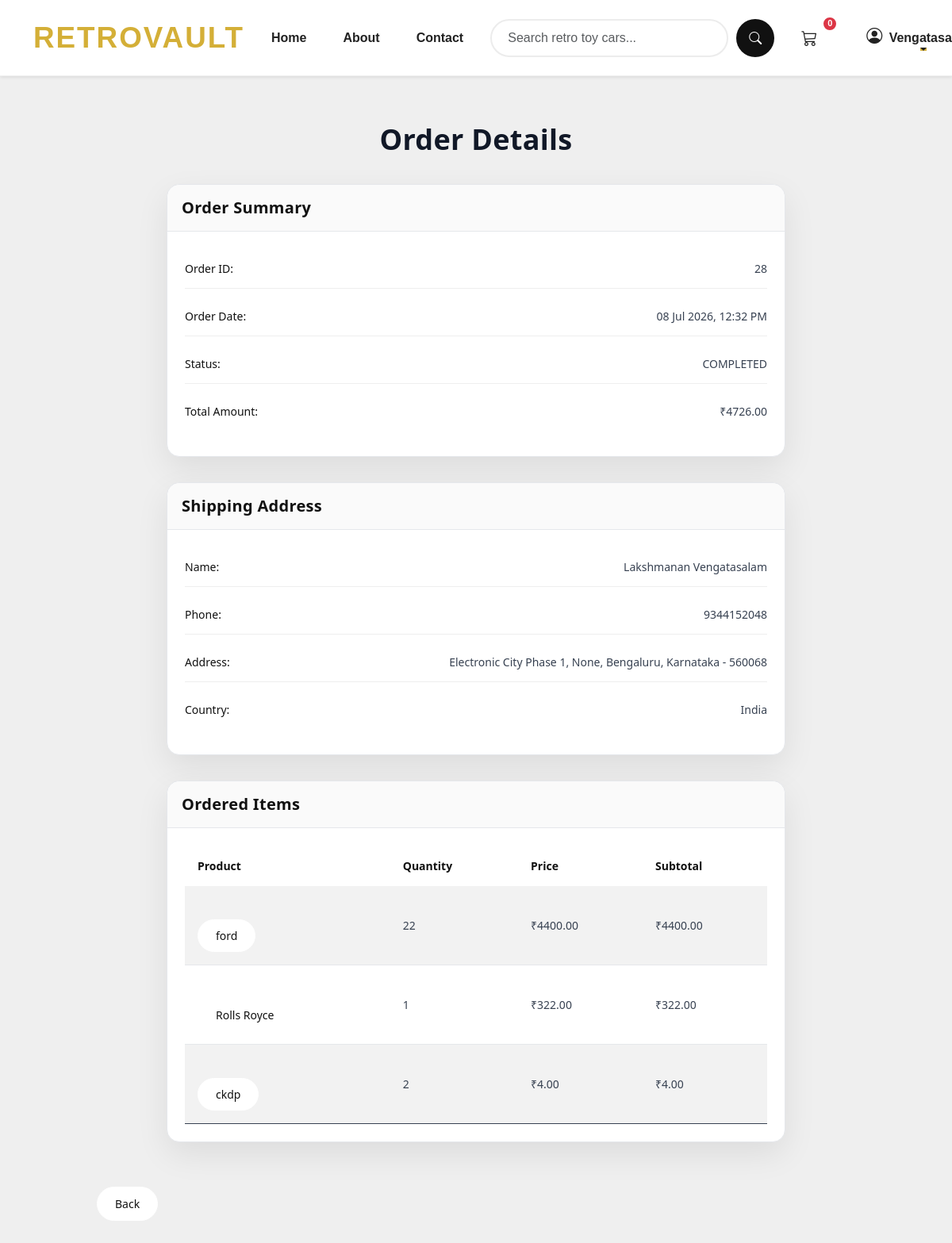
Page /28/ (signed in) on the committed database.
### orders/models.py (models this page shows, shortened)
class Order(models.Model):
    user = models.ForeignKey(User, on_delete=models.CASCADE)
    order_date = models.DateTimeField(auto_now_add=True)
    total_amount = models.DecimalField(max_digits=10, decimal_places=2)
    status = models.CharField(max_length=20, choices=[('PENDING','Pending'),('COMPLETED','Completed')])
    razorpay_order_id = models.CharField(max_length=255)
    address = models.ForeignKey(Address, on_delete=models.CASCADE, null=True, blank=True, related_name="orders")

class Address(models.Model):
    user = models.ForeignKey(User, on_delete=models.CASCADE, related_name="addresses")
    full_name = models.CharField(max_length=100, help_text="Full name of the recipient")
    phone_number = models.CharField(
        max_length=10,
        validators=[
            RegexValidator(r'^\d{10}$', message="Phone number must be 10 digits long.")
        ],
        help_text="Recipient's phone number"
    )
    address_line1 = models.CharField(max_length=255, help_text="Street address, P.O. Box, etc.")
    address_line2 = models.CharField(
        max_length=255, blank=True, null=True, help_text="Apartment, suite, unit, building, floor, etc."
    )
    landmark = models.CharField(
        max_length=255, blank=True, null=True, help_text="Landmark near the address"
    )
    city = models.CharField(max_length=100, help_text="City name")
    state = models.CharField(
        max_length=100,
        help_text="State name",
        choices=[
    ("Andhra Pradesh", "Andhra Pradesh"),
    ("Arunachal Pradesh", "Arunachal Pradesh"),
    ("Assam", "Assam"),
    ("Bihar", "Bihar"),
    ("Chhattisgarh", "Chhattisgarh"),
    ("Goa", "Goa"),
    ("Gujarat", "Gujarat"),
    ("Haryana", "Haryana"),
    ("Himachal Pradesh", "Himachal Pradesh"),
    ("Jharkhand", "Jharkhand"),
    ("Karnataka", "Karnataka"),
    ("Kerala", "Kerala"),
    ("Madhya Pradesh", "Madhya Pradesh"),
    ("Maharashtra", "Maharashtra"),
    ("Manipur", "Manipur"),
    ("Meghalaya", "Meghalaya"),
    ("Mizoram", "Mizoram"),
    ("Nagaland", "Nagaland"),
    ("Odisha", "Odisha"),
    ("Punjab", "Punjab"),
    ("Rajasthan", "Rajasthan"),
    ("Sikkim", "Sikkim"),
    ("Tamil Nadu", "Tamil Nadu"),
    ("Telangana", "Telangana"),
    ("Tripura", "Tripura"),
    ("Uttar Pradesh", "Uttar Pradesh"),
    ("Uttarakhand", "Uttarakhand"),
    ("West Bengal", "West Bengal"),
    ("Andaman and Nicobar Islands", "Andaman and Nicobar Islands"),
    ("Chandigarh", "Chandigarh"),
    ("Dadra and Nagar Haveli and Daman and Diu", "Dadra and Nagar Haveli and Daman and Diu"),
    ("Delhi", "Delhi"),
    ("Jammu and Kashmir", "Jammu and Kashmir"),
    ("Ladakh", "Ladakh"),
    ("Lakshadweep", "Lakshadweep"),
    ("Puducherry", "Puducherry"),
        ]
    )
    pincode = models.CharField(
        max_length=6,
        validators=[
            RegexValidator(r'^\d{6}$', message="PIN code must be 6 digits long.")
        ],
        help_text="6-digit PIN code"
    )
    country = models.CharField(
        max_length=100, default="India", editable=False, help_text="Country name"
    )
    is_default = models.BooleanField(
        default=False, help_text="Set as the default address"
    )
    created_at = models.DateTimeField(auto_now_add=True)
    updated_at = models.DateTimeField(auto_now=True)
    class Meta:
        unique_together = ('user', 'pincode', 'address_line1', 'address_line2')

class OrderDetails(models.Model):
    order = models.ForeignKey(Order, related_name="order_details", on_delete=models.CASCADE)
    order_item = models.ForeignKey(Product, on_delete=models.CASCADE)
    quantity = models.PositiveIntegerField()
    price = models.DecimalField(max_digits=10, decimal_places=2)

### products/models.py (models this page shows, shortened)
class Product(models.Model):
    title = models.CharField(max_length=255)
    desc = models.TextField(max_length=500)
    price = models.PositiveIntegerField()
    stock = models.PositiveIntegerField()
    thumbnail = models.ImageField(upload_to='products/thumbnails/')
    created_at =models.DateTimeField(auto_now_add = True)
    updated_at = models.DateTimeField(auto_now=True)

### orders/views.py (the view)
# urls.py: path('<int:order_id>/', views.order_detail, name='order_detail'),
@login_required
def order_detail(request, order_id):
    order = get_object_or_404(Order, id=order_id, user=request.user)
    return render(request, 'orders/order_detail.html', {'order': order})

### templates/orders/order_detail.html (shortened to what this page needs)
{% extends 'base/base.html' %}
{% load static %}
{% block content %}
<section class="order_details">
    <div class="container mt-4">
        <h2 class="text-center">Order Details</h2>
        <div class="card mb-4">
            <div class="card-header">
                Order Summary
            </div>
            <div class="card-body">
                <p><strong>Order ID:</strong> {{ order.id }}</p>
                <p><strong>Order Date:</strong> {{ order.order_date|date:"d M Y, h:i A" }}</p>
                <p><strong>Status:</strong> {{ order.status }}</p>
                <p><strong>Total Amount:</strong> ₹{{ order.total_amount }}</p>
            </div>
        </div>
        {% if order.address %}
        <div class="card mb-4">
            <div class="card-header">
                Shipping Address
            </div>
            <div class="card-body">
                <p><strong>Name:</strong> {{ order.address.full_name }}</p>
                <p><strong>Phone:</strong> {{ order.address.phone_number }}</p>
                <p><strong>Address:</strong>
                    {{ order.address.address_line1 }},
                    {{ order.address.landmark }},
                    {{ order.address.city }},
                    {{ order.address.state }} - {{ order.address.pincode }}
                </p>
                <p><strong>Country:</strong> {{ order.address.country }}</p>
            </div>
        </div>
        {% else %}
        <div class="alert alert-warning">
            No shipping address selected for this order.
        </div>
        {% endif %}
        <div class="card">
            <div class="card-header">
                Ordered Items
            </div>
            <div class="card-body">
                <table class="table table-striped">
                    <thead>
                        <tr>
                            <th>Product</th>
                            <th>Quantity</th>
                            <th>Price</th>
                            <th>Subtotal</th>
                        </tr>
                    </thead>
                    <tbody>
                        {% for detail in order.order_details.all %}
                        <tr>
                            <td>
                                <a href="{% url 'product_details' detail.order_item.id %}">
                                    {{ detail.order_item.title }}
                                </a>
                            </td>
                            <td>{{ detail.quantity }}</td>
                            <td>₹{{ detail.price|floatformat:2 }}</td>
                            <td>₹{{ detail.price }}</td>
                        </tr>
                        {% endfor %}
                    </tbody>
                </table>
            </div>
        </div>
        <a href="{% url 'order_history_2' %}">Back</a>
    </div>
</section>
{% endblock %}

### templates/base/includes/header.html (shortened to what this page needs)
{% load static %}
<header>
<nav id="main-navbar" class="navbar navbar-expand-lg bg-white fixed-top shadow-sm">
    <div class="container">
        <a class="navbar-brand" href="{% url 'home_page' %}">
            RETROVAULT
        </a>
        <div class="collapse navbar-collapse"
             id="navbarContent">
            <ul class="navbar-nav mx-auto">
                <li class="nav-item">
                    <a class="nav-link {% if request.resolver_match.url_name == 'home_page' %}active{% endif %}"
                       href="{% url 'home_page' %}">
                        Home
                    </a>
                </li>
                <li class="nav-item">
                    <a class="nav-link {% if request.resolver_match.url_name == 'about_page' %}active{% endif %}"
                       href="{% url 'about_page' %}">
                        About
                    </a>
                </li>
                <li class="nav-item">
                    <a class="nav-link {% if request.resolver_match.url_name == 'contact_page' %}active{% endif %}"
                       href="{% url 'contact_page' %}">
                        Contact
                    </a>
                </li>
            </ul>
            <form class="d-flex search-form mx-lg-3"
                  action="{% url 'search_products' %}"
                  method="get">
                <input class="form-control"
                       type="search"
                       name="query_text"
                       placeholder="Search retro toy cars...">
                <button class="btn btn-search"
                        type="submit">
                    <i class="bi bi-search"></i>
                </button>
            </form>
            <ul class="navbar-nav align-items-center">
                {% if not user.is_staff %}
                <li class="nav-item me-3">
                    <a class="nav-link position-relative"
                       href="{% url 'view_cart' %}">
                        <i class="bi bi-cart3"></i>
                        {% if user.is_authenticated %}
                        <span class="cart-badge"
                              id="cart-count"
                              data-count-url="{% url 'cart_count' %}">
                            0
                        </span>
                        {% endif %}
                    </a>
                </li>
                {% endif %}
                <li class="nav-item dropdown">
                    <a class="nav-link dropdown-toggle"
                       href="#"
                       id="userDropdown"
                       role="button"
                       data-bs-toggle="dropdown"
                       aria-expanded="false">
                        <i class="bi bi-person-circle me-1"></i>
                        {% if user.is_authenticated %}
                            {{ user.username|title }}
                        {% else %}
                            Account
                        {% endif %}
                    </a>
                </li>
            </ul>
        </div>
    </div>
</nav>
</header>

### static/css/styles.css (style rules this page uses)
* { margin: 0; padding: 0; box-sizing: border-box; }
body { padding: 89px 0 0 0; font-family: 'Inter', sans-serif; background-color: #efefef; }
.order_details { min-height: 92vh; background-color: #efefef; padding: 40px 0; font-family: "Poppins", system-ui, -apple-system, BlinkMacSystemFont, sans-serif; }
.order_details .container { max-width: 980px; }
.order_details h2 { color: #111827; font-weight: 700; font-size: 36px; letter-spacing: 0.3px; }
.order_details .card { background-color: #ffffff; border: 1px solid #e5e7eb; border-radius: 16px; color: #1f2937; transition: box-shadow 0.25s ease, transform 0.25s ease; }
.order_details .card.mb-4 { margin-bottom: 26px; }
.order_details .card+.card { margin-top: 32px; }
.order_details .card .card-header { background-color: #fafafa; border-bottom: 1px solid #e5e7eb; font-weight: 600; color: #111111; padding: 14px 18px; border-radius: 16px 16px 0 0; letter-spacing: 0.3px; }
.order_details .card .card-body { padding: 22px; }
.order_details .card .card-body p { margin-bottom: 10px; font-size: 14px; color: #374151; }
.order_details .card .card-body p strong { color: #111111; font-weight: 500; margin-right: 4px; }
.order_details table { width: 100%; border-collapse: collapse; }
.order_details table thead { background-color: #fafafa; }
.order_details table thead th { padding: 14px; font-size: 14px; font-weight: 600; color: #111111; border-bottom: 1px solid #e5e7eb; }
.order_details table tbody tr { border-bottom: 1px solid #e5e7eb; transition: background-color 0.2s ease; }
.order_details table tbody tr:last-child { border-bottom: none; }
.order_details table tbody td { padding: 14px; font-size: 14px; color: #374151; }
.order_details table tbody td a { color: #111111; text-decoration: none; font-weight: 500; position: relative; }
.order_details table tbody td a::after { content: ""; position: absolute; left: 0; bottom: -2px; width: 0; height: 1px; background-color: #111111; transition: width 0.2s ease; }
.order_details a { display: inline-block; margin-top: 26px; color: #111111; font-size: 14px; text-decoration: none; border: 1px solid #ffffff; background-color: white; padding: 10px 22px; border-radius: 999px; transition: background-color 0.2s ease, border-color 0.2s ease; font-weight: 500; }

### templates/orders/order_detail.html (style rules this page uses)
.order_details { background:#f5f6f8; padding:60px 20px; }
.order_details .container { max-width:900px; margin:auto; }
.order_details h2 { text-align:center; font-size:38px; font-weight:700; color:#111; margin-bottom:35px; }
.order_details .card { width:100%; max-width:780px; margin:0 auto 30px; border:none; border-radius:22px; overflow:hidden; background:#fff; box-shadow:0 15px 40px rgba(0,0,0,.08); }
.order_details .card-header { background:#111; color:#fff; padding:18px 25px; font-size:20px; font-weight:600; }
.order_details .card-body { padding:28px; }
.order_details .card-body p { display:flex; justify-content:space-between; padding:14px 0; border-bottom:1px solid #eee; margin:0; }
.order_details .card-body p:last-child { border-bottom:none; }
.order_details .card-body strong { color:#111; font-weight:600; }
.order_details .table { margin:0; }
.order_details .table thead { background:#f8f8f8; }
.order_details .table th { padding:16px; border:none; font-weight:600; }
.order_details .table td { padding:16px; vertical-align:middle; }

### rows in the picture
Order: id "28", order_date "08 Jul 2026, 12:32 PM", status "COMPLETED", total_amount "4726.00", address.full_name "Lakshmanan Vengatasalam", address.phone_number "9344152048", address.address_line1 "Electronic City Phase 1", address.landmark "None", address.city "Bengaluru", address.state "Karnataka", address.pincode "560068", address.country "India"
OrderDetails: order_item "ford", quantity "22", price "4400.00"
OrderDetails: order_item "Rolls Royce", quantity "1", price "322.00"
OrderDetails: order_item "ckdp", quantity "2", price "4.00"
